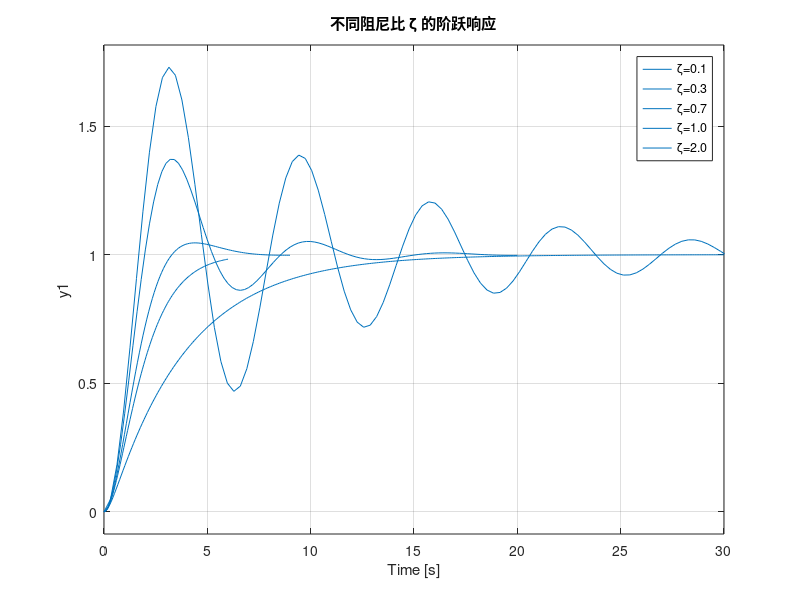

Write the MATLAB code that produced this figure.
%% 二阶系统不同阻尼比对比
clear; clc; close all;

wn = 1;   % 固定自然频率

figure;
for zeta = [0.1 0.3 0.7 1.0 2.0]
    G = tf(wn^2, [1 2*zeta*wn wn^2]);
    step(G);
    hold on;
end
legend('ζ=0.1', 'ζ=0.3', 'ζ=0.7', 'ζ=1.0', 'ζ=2.0');
title('不同阻尼比 ζ 的阶跃响应');
grid on;
